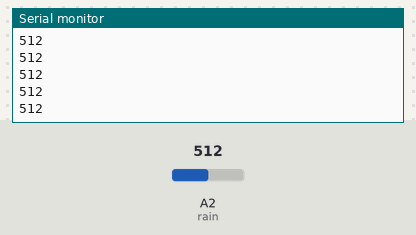
The sketch below on a simulated Arduino Uno, built with avr-gcc and run on an emulated ATmega328P. Parts: the last lines printed to the serial monitor. The test bench sets the inputs (shaded band); at power-on: A2 (rain) = 512.

Above: at 1.2 s.
1.3 s: A2 (rain) set to 716
At 1.9 s:
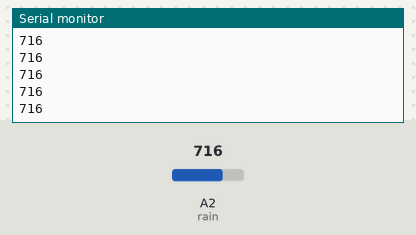
2.8 s: A2 (rain) set to 900
At 3.4 s:
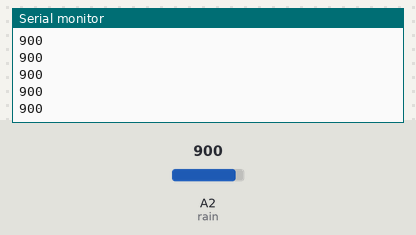
Timing chart, 0 to 5.8 s (numbered marks = the images above; inputs shaded):
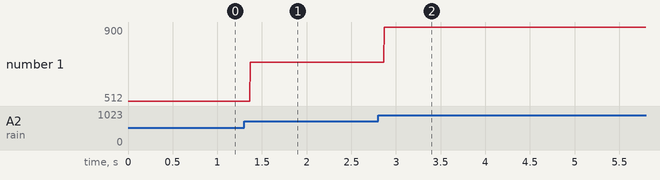

Measured:
- after the input at 1.3 s, the serial monitor: prints a new line after 0.07 s (image 1)
- after the input at 2.8 s, the serial monitor: prints a new line after 0.07 s (image 2)
- plotted number 1: 512 → 716 after the input at 1.3 s, 716 → 900 after the input at 2.8 s

The sketch:

rain_srabony.ino
```cpp
const int rain= 2;


void setup() {
 pinMode(rain,INPUT);
 Serial.begin(9600);
}

void loop() {
  int isRain=analogRead(rain);
  Serial.println(isRain);
}
```
